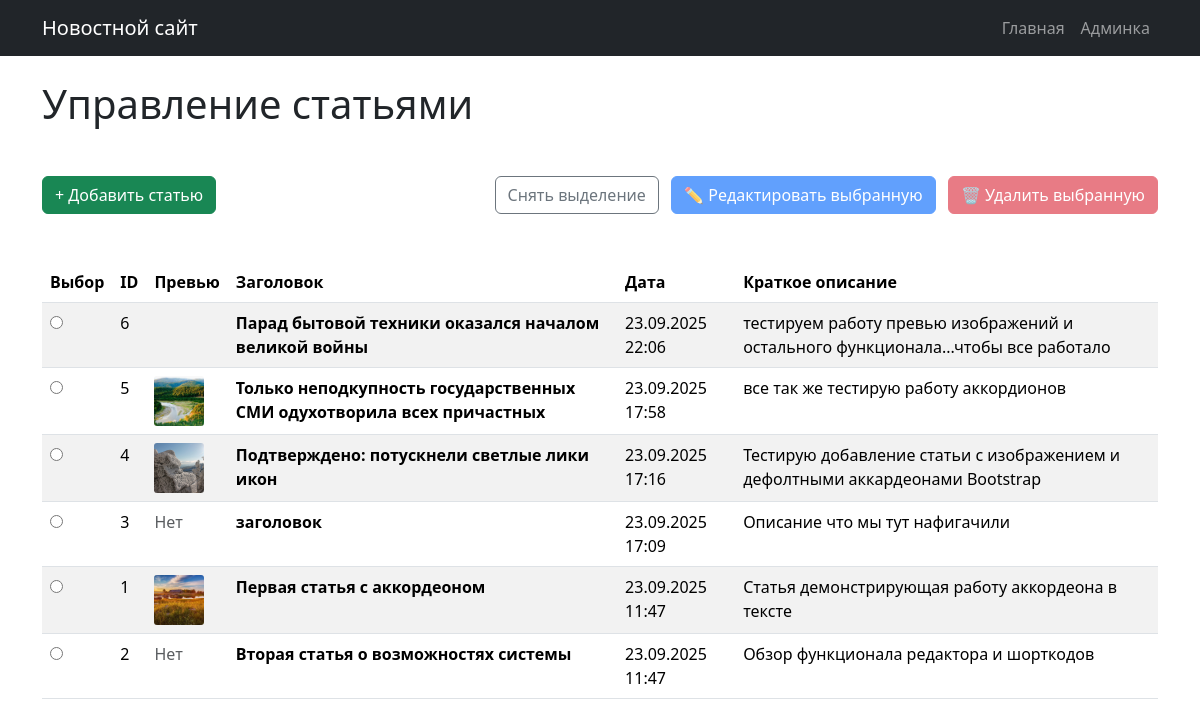
Page /admin/index.php on the earlier database version.
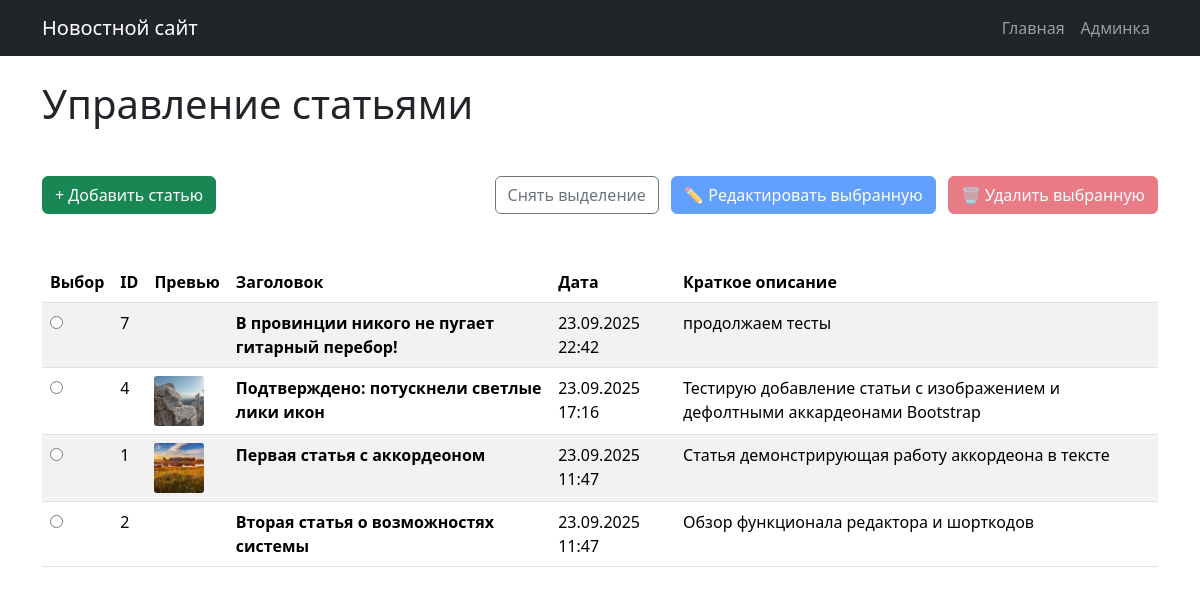
Same page on the later database version.
### tables this page shows
CREATE TABLE articles (
    id INTEGER PRIMARY KEY AUTOINCREMENT,
    title TEXT NOT NULL,
    content TEXT NOT NULL,
    short_description TEXT,
    created_at DATETIME DEFAULT CURRENT_TIMESTAMP,
    updated_at DATETIME DEFAULT CURRENT_TIMESTAMP
, preview_image TEXT);

### includes/functions.php (called while the page is built, shortened)
<?php
function getAllArticles() {
    $db = new Database();
    $pdo = $db->getConnection();
    $stmt = $pdo->query("SELECT * FROM articles ORDER BY created_at DESC");
    return $stmt->fetchAll(PDO::FETCH_ASSOC);
}
?>

### admin/index.php (the view, shortened to what this page needs)
<?php
require_once '../includes/functions.php';
$articles = getAllArticles();
?>
<?php
include '../includes/header.php';
?>
<h1>Управление статьями</h1>
<form method="POST" id="articles-form">
    <div class="d-flex justify-content-between align-items-center my-5">
        <div>
            <a href="add.php" class="btn btn-success">+ Добавить статью</a>
        </div>
        <div>
            <button type="button" class="btn btn-outline-secondary" id="deselect-all">
                Снять выделение
            </button>
            <button type="submit" name="edit_selected" class="btn btn-primary mx-2" id="edit-selected" disabled>
                ✏️ Редактировать выбранную
            </button>
            <button type="submit" name="delete_selected" class="btn btn-danger" id="delete-selected" disabled>
                🗑️ Удалить выбранную
            </button>
        </div>
    </div>
    <div class="table-responsive">
        <table class="table table-striped">
            <thead>
                <tr>
                    <th width="40">Выбор</th>
                    <th>ID</th>
                    <th>Превью</th>
                    <th>Заголовок</th>
                    <th>Дата</th>
                    <th>Краткое описание</th>
                </tr>
            </thead>
            <tbody>
                <?php if (empty($articles)): ?>
                    <tr>
                        <td colspan="6" class="text-center text-muted py-4">
                            Статьи пока не добавлены
                        </td>
                    </tr>
                <?php else: ?>
                    <?php foreach ($articles as $article): ?>
                    <tr>
                        <td>
                            <input type="radio" name="selected_article" value="<?php echo $article['id']; ?>"
                                   class="article-radio">
                        </td>
                        <td><?php echo $article['id']; ?></td>
                        <td>
                            <?php if (!empty($article['preview_image'])): ?>
                            <img src="<?php echo htmlspecialchars($article['preview_image']); ?>"
                                 style="height: 50px; width: 50px; object-fit: cover; border-radius: 3px;"
                                 alt="Превью"
                                 onerror="this.style.display='none'">
                            <?php else: ?>
                            <span class="text-muted">Нет</span>
                            <?php endif; ?>
                        </td>
                        <td>
                            <strong><?php echo htmlspecialchars($article['title']); ?></strong>
                        </td>
                        <td><?php echo date('d.m.Y H:i', strtotime($article['created_at'])); ?></td>
                        <td>
                            <?php
                            $short_desc = $article['short_description'] ?? '';
                            echo htmlspecialchars(mb_strlen($short_desc) > 100 ? mb_substr($short_desc, 0, 100) . '...' : $short_desc);
                            ?>
                        </td>
                    </tr>
                    <?php endforeach; ?>
                <?php endif; ?>
            </tbody>
        </table>
    </div>
</form>
<?php include '../includes/footer.php'; ?>

Differences in the rows shown:
removed articles: id "6", title "Парад бытовой техники оказался началом великой войны", created_at "23.09.2025 22:06", short_description "тестируем работу превью изображений и остального функционала...чтобы все работало"
removed articles: id "5", preview_image (picture), title "Только неподкупность государственных СМИ одухотворила всех причастных", created_at "23.09.2025 17:58", short_description "все так же тестирую работу аккордионов"
removed articles: id "3", shows "Нет", title "заголовок", created_at "23.09.2025 17:09", short_description "Описание что мы тут нафигачили"
added articles: id "7", title "В провинции никого не пугает гитарный перебор!", created_at "23.09.2025 22:42", short_description "продолжаем тесты"
changed articles "Вторая статья о возможностях системы": no longer shows "Нет"
